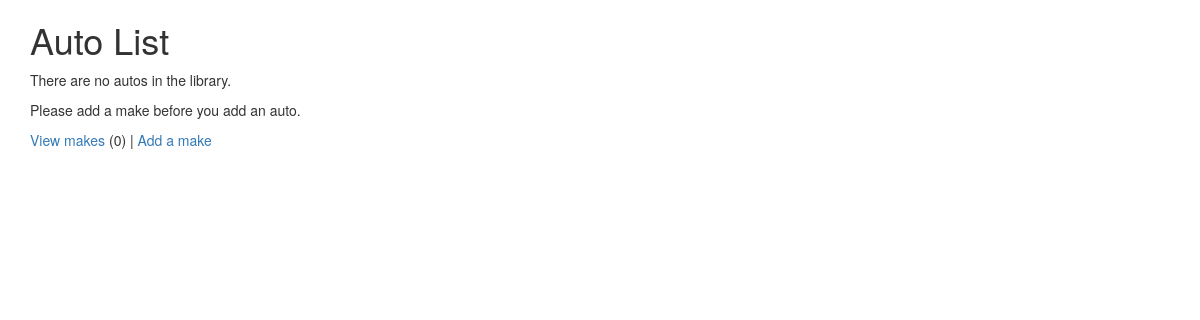
The app's page /autos/ (signed in), older data.
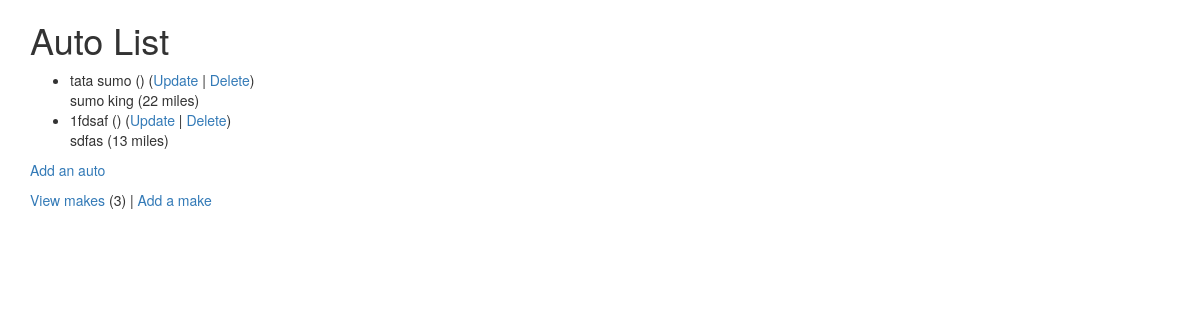
The same page, newer data.
### autos/models.py (models this page shows, shortened)
class Auto(models.Model):
    nickname = models.CharField(
        max_length=200,
        validators=[MinLengthValidator(
            2, "Nickname must be greater than 1 character")]
    )
    mileage = models.PositiveIntegerField()
    comments = models.CharField(max_length=300)
    make = models.ForeignKey('Make', on_delete=models.CASCADE, null=False)

### autos/views.py (the view)
# urls.py: path('', views.MainView.as_view(), name='all'),
class MainView(LoginRequiredMixin, View):
    def get(self, request):
        mc = Make.objects.all().count()
        al = Auto.objects.all()
        ctx = {'make_count': mc, 'auto_list': al}
        return render(request, 'autos/auto_list.html', ctx)

### autos/templates/autos/auto_list.html
{% extends "base_bootstrap.html" %}
{% block content %}
  <h1>Auto List</h1>
  {% if auto_list %}
  <ul>
    {% for auto in auto_list %}
      <li>
          {{ auto.nickname }} ({{ auto.make }})
          (<a href="{% url 'autos:auto_update' auto.id %}">Update</a> |
          <a href="{% url 'autos:auto_delete' auto.id %}">Delete</a>) <br/>
          {{ auto.comments }} ({{ auto.mileage }} miles)
      </li>
    {% endfor %}
  </ul>
  {% else %}
    <p>There are no autos in the library.</p>
  {% endif %}
  <p>
    {% if make_count > 0 %}
      <a href="{% url 'autos:auto_create' %}">Add an auto</a>
    {% else %}
      Please add a make before you add an auto.
    {% endif %}
  </p>
  <p>
  <a href="{% url 'autos:make_list' %}">View makes</a> ({{ make_count }}) |
    <a href="{% url 'autos:make_create' %}">Add a make</a>
  </p>
{% endblock %}

Row changes from the older to the newer data that the page shows:
added Auto: nickname "tata sumo", comments "sumo king", mileage "22"
added Auto: nickname "1fdsaf", comments "sdfas", mileage "13"
Text that changed along with them:
{{ make_count }}: "0" → "3"
text no longer shown: "There are no autos in the library. Please add a make before you add an auto."
text now shown: "Add an auto"
